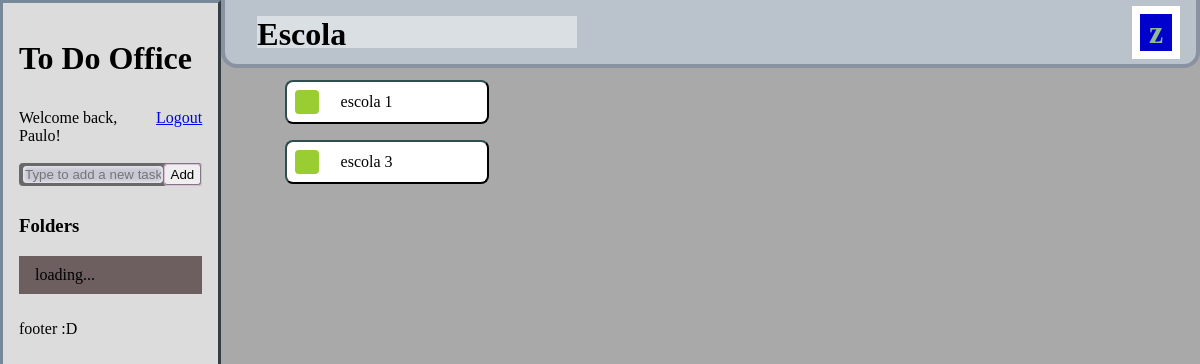
The page / (signed in) on the database as committed earlier.
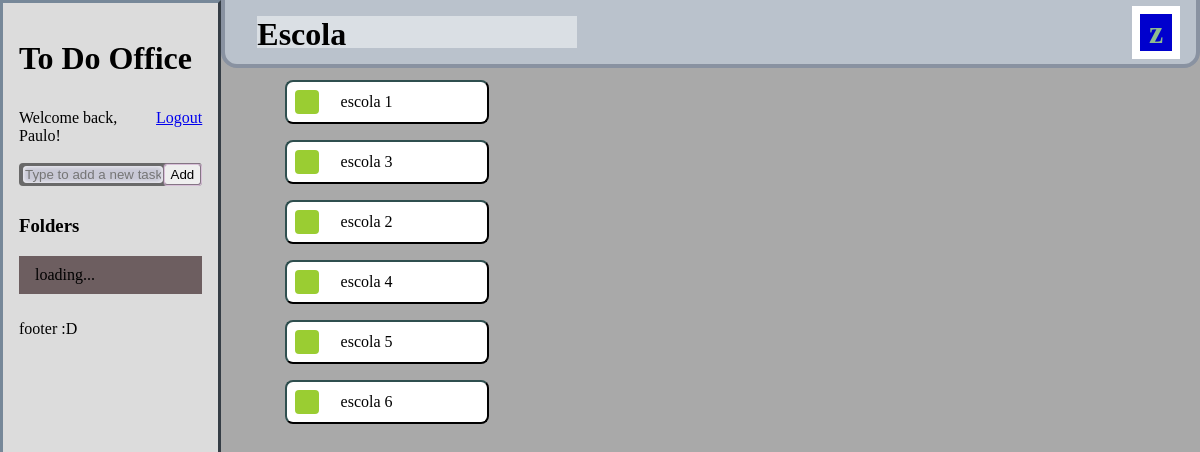
The same page on the database as committed later.
### todo/models.py (models this page shows, shortened)
class Task(models.Model):
    user = models.ForeignKey(User, on_delete=models.CASCADE, null=True, blank=True, related_name='tasks')
    folder = models.ForeignKey(Folder, on_delete=models.CASCADE, null=True, blank=True, related_name='tasks')
    title = models.CharField(max_length=40)
    completed = models.BooleanField(default=False)
    created = models.DateTimeField(auto_now_add=True)
    objects = models.Manager()
    class Meta:
        ordering = ['completed']

### todo/views.py (the view)
# urls.py: path('', views.Index.as_view(), name='index'),
class Index(TemplateView):
    template_name = 'index.html'
    def get_context_data(self, **kwargs):
        context = super(Index, self).get_context_data(**kwargs)
        return get_context(self.request, context)

### todo/forms.py
class TaskFormFast(forms.Form):
    model = Task
    template_name = "todo/new_task_fast.html"
    text = forms.CharField(max_length=40, widget=forms.TextInput(
    ))

### folders/models.py (called while the page is built)
    def __str__(self):
        return self.folder_name

### templates/index.html (shortened to what this page needs)
{% load static %}
{{ '<' }}{{ '!DOCTYPE html>' }}
<html lang="en">
<head>
    <link rel="stylesheet" href="{% static 'base/css/styles.css' %}" />
</head>
<body>
<div class="main">
    <div class="toolbar">
        <h1>To Do Office</h1>
        {% include 'authentication/bar.html' %}
        {% include 'todo/new_task_fast.html' %}
        {% include 'folders/base.html' %}
        <p>footer :D</p>
    </div>
    <div class="container">
        <div id="tasks-wrapper" style="width: 100%; height: 100%;">
            {% include 'todo/task_list.html' %}
        </div>
    </div>
</div>
{% include 'modal.html' %}
</body>
</html>

### todo/templates/todo/task_list.html (shortened to what this page needs)
<div
    class="content-area"
    id="content-area"
    hx-get="{% url 'folders' %}"
    hx-trigger="load"
    hx-target="#folders-wrapper"
    hx-swap="outerHTML"
    _="on htmx:afterRequest log 'folder-list updated!'"
>
    <div class="folder-name-container">
        <div>
            <h1 class="folder-name-text">
            {% if current_folder %}
                {{ current_folder.folder_name }}
            {% else %}
                Todas
            {% endif %}
            </h1>
            {% include 'todo/sel_actions_none.html' %}
        </div>
    </div>
    <div id="tasks-container" class="tasks-container">
        <div class="task-list" id="task-list">
            {% for task in tasks %}
                {% include 'todo/task-list-item.html' with task=task %}
            {% empty %}
            <div style="padding-left:4em">empty...</div>
            {% endfor %}
            <div style="background: transparent; color: transparent; user-select: none; width: 70%;">.</div>
        </div>
    </div>
</div>

### todo/templates/todo/task-list-item.html (shortened to what this page needs)
<div class="task" id="{{ task.pk }}">
    <div id="task-complete-box" class="task-complete-box task-btn"> </div>
    <div class="task-text">{{ task.title }}</div>
</div>

Rows that differ between the two databases and show on the page:
added Task: title "escola 2"
added Task: title "escola 4"
added Task: title "escola 5"
added Task: title "escola 6"
